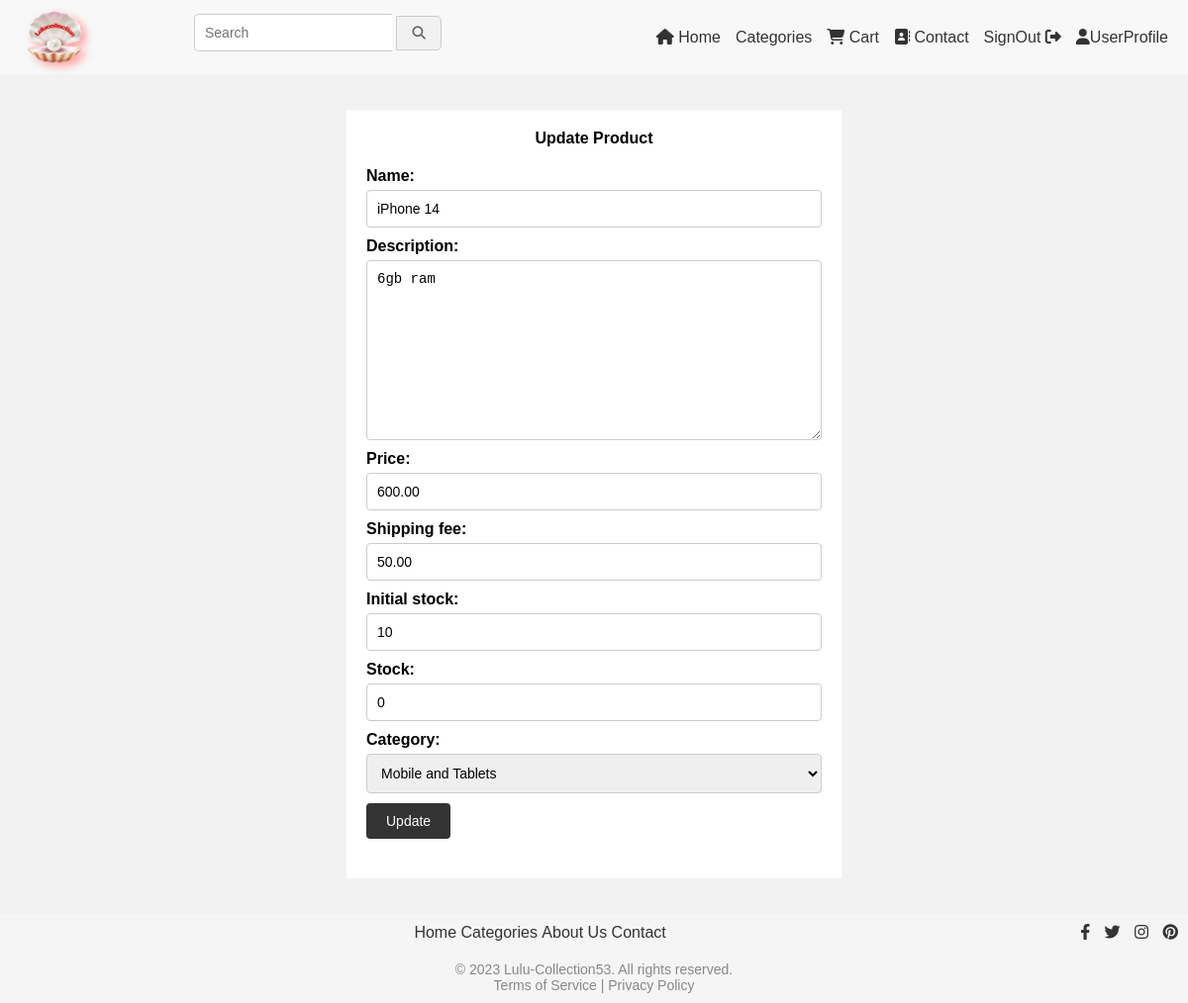
Before: /seller/product/1/edit/ (signed in) with the older database file.
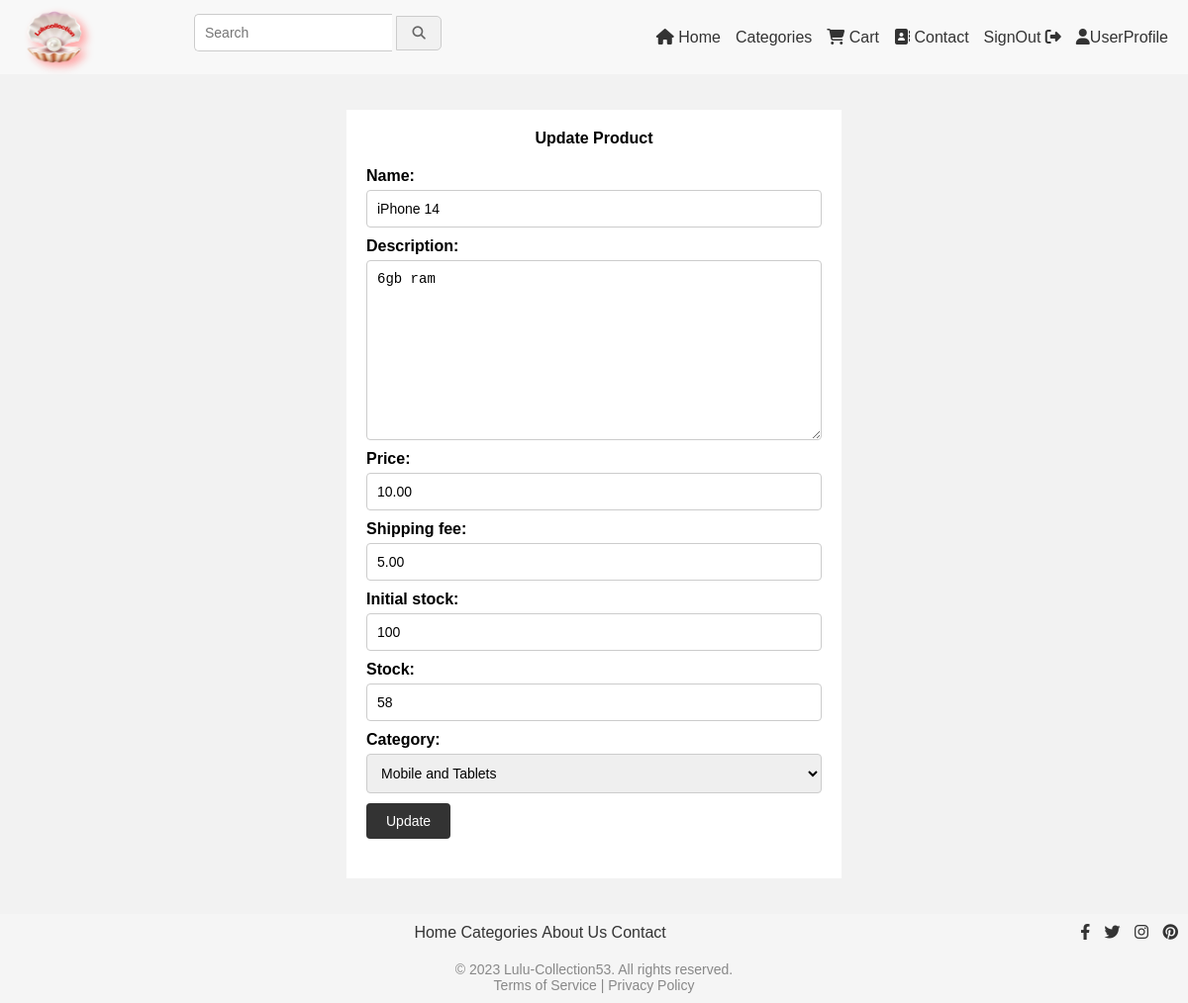
After: the same page with the newer database file.
### cart/models.py (models this page shows, shortened)
class Product(models.Model):
    name = models.CharField(max_length=200)
    description = models.TextField()
    price = models.DecimalField(max_digits=8, decimal_places=2)
    shipping_fee = models.DecimalField(max_digits=8, decimal_places=2, default=0)
    initial_stock = models.PositiveIntegerField(default=0)  # Add initial stock field
    stock = models.PositiveIntegerField(default=0)  # Add remaining stock field
    category = models.ForeignKey(Category, on_delete=models.CASCADE)
    seller = models.ForeignKey(Seller, on_delete=models.CASCADE)

class Category(models.Model):
    name = models.CharField(max_length=100)
    def __str__(self):
        return self.name

### cart/views.py (the view)
# urls.py: path('seller/product/<int:product_id>/edit/', views.seller_editproduct, name='seller_editproduct'),
@login_required(login_url='seller_login')
def seller_editproduct(request, product_id):
    product = get_object_or_404(Product, pk=product_id)
    if request.method == 'POST':
        form = ProductForm(request.POST, instance=product)
        if form.is_valid():
            form.save()
            return redirect('seller_dashboard')
    else:
        form = ProductForm(instance=product)
    context = {'form': form, 'product': product}
    return render(request, 'seller_editproduct.html', context)

### cart/forms.py
class ProductForm(forms.ModelForm):
    class Meta:
        model = Product
        fields = ['name', 'description', 'price', 'shipping_fee' ,'initial_stock', 'stock' ,'category']

### templates/seller_editproduct.html (shortened to what this page needs)
<link rel="stylesheet" href="/css/sellereditproduct.css">
{% extends 'base.html' %}
{% block content %}
  <div class="container">
    <h4>Update Product</h4>
    <form method="post">
      {{ form.as_p }}
      <input type="submit" value="Update">
  </form>
</div>
{% endblock %}

Changed rows visible on the page:
changed Product "6gb ram": price "600.00" → "10.00"; shipping_fee "50.00" → "5.00"; initial_stock "10" → "100"; stock "0" → "58"
